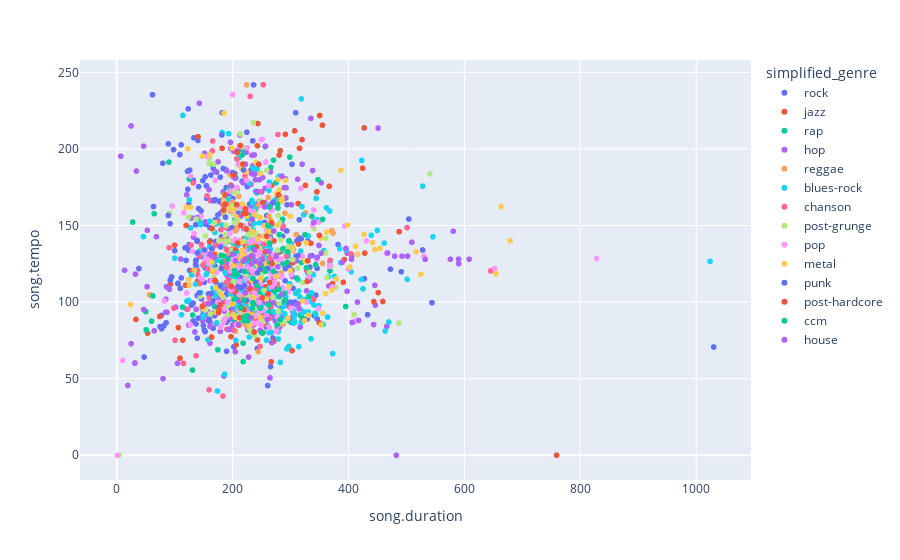

Notebook cell for this chart:
### Code cell
# let's try other parameters then:

px.scatter(data_frame = more_than_n_songs(data, 10), x = 'song.duration', y= 'song.tempo', hover_name = 'artist.terms', color = 'simplified_genre')

### Figure 1 — Plotly figure (JSON) as saved in the notebook; plotly's stock layout.template omitted (floating-point values rounded to 4 significant figures; data arrays with more than 128 entries replaced by an {"elided": "..."} marker saying what was removed)
{"data": [{"hovertemplate": "<b>%{hovertext}</b><br><br>simplified_genre=rock<br>song.duration=%{x}<br>song.tempo=%{y}<extra></extra>", "hovertext": {"elided": "233 str values"}, "legendgroup": "rock", "marker": {"color": "#636efa", "symbol": "circle"}, "mode": "markers", "name": "rock", "showlegend": true, "type": "scattergl", "x": {"elided": "233 float values"}, "xaxis": "x", "y": {"elided": "233 float values"}, "yaxis": "y"}, {"hovertemplate": "<b>%{hovertext}</b><br><br>simplified_genre=jazz<br>song.duration=%{x}<br>song.tempo=%{y}<extra></extra>", "hovertext": ["latin jazz", "latin jazz", "latin jazz", "latin jazz", "latin jazz", "latin jazz", "latin jazz", "latin jazz", "latin jazz", "latin jazz", "latin jazz", "latin jazz", "latin jazz", "latin jazz", "latin jazz", "latin jazz", "latin jazz", "latin jazz", "latin jazz", "latin jazz", "latin jazz", "latin jazz", "latin jazz", "latin jazz", "latin jazz", "latin jazz", "latin jazz", "latin jazz", "latin jazz", "latin jazz", "latin jazz", "latin jazz", "latin jazz", "latin jazz", "latin jazz", "latin jazz", "latin jazz", "latin jazz", "latin jazz", "latin jazz", "latin jazz", "latin jazz", "latin jazz", "latin jazz", "latin jazz", "latin jazz", "latin jazz", "latin jazz", "latin jazz", "latin jazz", "latin jazz", "latin jazz", "latin jazz", "latin jazz", "latin jazz", "latin jazz", "latin jazz", "latin jazz", "latin jazz", "latin jazz", "latin jazz", "latin jazz", "latin jazz", "latin jazz", "latin jazz", "latin jazz"], "legendgroup": "jazz", "marker": {"color": "#EF553B", "symbol": "circle"}, "mode": "markers", "name": "jazz", "showlegend": true, "type": "scattergl", "x": [168.3, 198.3, 197.2, 219.7, 92.71, 238.3, 266.6, 109.2, 267.7, 197.2, 53.32, 366.7, 194.8, 230.0, 459.3, 280.7, 118.8, 206.0, 210.5, 139.5, 246.7, 302.6, 271.4, 350.3, 307.1, 319.8, 424.5, 325.7, 100.0, 315.5, 222.9, 372.4, 303.9, 349.7, 130.0, 242.9, 355.1, 242.8, 208.0, 257.3, 391.0, 335.2, 201.4, 200.1, 114.1, 428.1, 203.3, 33.2, 194.8, 228.1, 293.4, 270.8, 345.5, 487.3, 280.3, 277.2, 427.1, 231.0, 392.9, 282.2, 1.227, 451.3, 291.0, 313.0, 195.9, 243.4], "xaxis": "x", "y": [127.0, 133.0, 159.2, 141.4, 111.7, 138.7, 61.02, 63.33, 176.3, 176.3, 79.69, 175.6, 118.3, 111.6, 100.4, 132.6, 111.0, 72.07, 106.7, 113.6, 137.8, 68.33, 139.9, 221.8, 211.8, 206.1, 187.4, 176.2, 137.1, 200.4, 136.2, 112.0, 125.7, 86.45, 120.4, 92.4, 215.5, 75.3, 173.6, 110.1, 112.9, 138.4, 124.4, 118.6, 75.11, 132.0, 106.8, 88.68, 89.87, 148.1, 134.8, 74.25, 172.0, 145.9, 196.0, 82.76, 213.7, 141.5, 127.7, 198.9, 0, 106.2, 209.6, 164.3, 166.0, 216.6], "yaxis": "y"}, {"hovertemplate": "<b>%{hovertext}</b><br><br>simplified_genre=rap<br>song.duration=%{x}<br>song.tempo=%{y}<extra></extra>", "hovertext": ["gangster rap", "gangster rap", "gangster rap", "gangster rap", "gangster rap", "gangster rap", "gangster rap", "gangster rap", "gangster rap", "gangster rap", "gangster rap", "gangster rap", "gangster rap", "gangster rap", "gangster rap", "gangster rap", "gangster rap", "gangster rap", "gangster rap", "gangster rap", "gangster rap", "gangster rap", "gangster rap", "gangster rap", "gangster rap", "gangster rap", "gangster rap", "gangster rap", "gangster rap", "gangster rap", "gangster rap", "gangster rap", "gangster rap", "gangster rap", "gangster rap", "gangster rap", "gangster rap", "gangster rap", "gangster rap", "gangster rap", "gangster rap", "gangster rap", "gangster rap", "gangster rap", "gangster rap", "gangster rap", "gangster rap", "gangster rap", "gangster rap", "gangster rap", "gangster rap", "gangster rap", "gangster rap", "gangster rap", "gangster rap", "gangster rap", "gangster rap", "gangster rap", "gangster rap", "gangster rap", "gangster rap", "gangster rap"], "legendgroup": "rap", "marker": {"color": "#00cc96", "symbol": "circle"}, "mode": "markers", "name": "rap", "showlegend": true, "type": "scattergl", "x": [269.8, 205.6, 286.3, 168.8, 316.7, 193.6, 255.7, 50.91, 125.4, 245.7, 277.0, 243.5, 250.7, 224.6, 203.1, 247.6, 201.0, 211.6, 298.0, 243.4, 235.2, 259.4, 255.8, 195.7, 368.0, 211.3, 50.15, 216.6, 208.0, 264.6, 318.8, 217.4, 272.5, 60.21, 233.4, 274.9, 250.3, 217.6, 224.3, 246.3, 208.3, 259.7, 259.1, 283.6, 90.15, 218.0, 330.1, 235.2, 274.1, 27.69, 232.2, 165.2, 247.8, 256.2, 258.9, 255.6, 64.65, 266.1, 253.0, 213.8, 237.0, 319.9], "xaxis": "x", "y": [90.22, 181.1, 154.1, 97.1, 91.69, 174.0, 101.2, 81.9, 180.3, 93.98, 167.9, 93.17, 85.37, 103.4, 88.06, 106.4, 90.16, 100.8, 87.75, 171.8, 159.5, 114.8, 121.9, 91.56, 120.4, 86.98, 93.78, 199.7, 103.6, 93.98, 125.8, 157.7, 107.0, 87.6, 110.9, 177.9, 98.43, 93.95, 122.0, 96.71, 115.7, 124.7, 104.1, 85.9, 191.4, 73.18, 93.5, 80.86, 91.91, 152.2, 158.1, 189.8, 91.98, 201.5, 148.9, 92.65, 157.7, 188.0, 91.0, 96.57, 142.8, 90.09], "yaxis": "y"}, {"hovertemplate": "<b>%{hovertext}</b><br><br>simplified_genre=hop<br>song.duration=%{x}<br>song.tempo=%{y}<extra></extra>", "hovertext": {"elided": "219 str values"}, "legendgroup": "hop", "marker": {"color": "#ab63fa", "symbol": "circle"}, "mode": "markers", "name": "hop", "showlegend": true, "type": "scattergl", "x": {"elided": "219 float values"}, "xaxis": "x", "y": {"elided": "219 float values"}, "yaxis": "y"}, {"hovertemplate": "<b>%{hovertext}</b><br><br>simplified_genre=reggae<br>song.duration=%{x}<br>song.tempo=%{y}<extra></extra>", "hovertext": ["roots reggae", "roots reggae", "roots reggae", "roots reggae", "roots reggae", "roots reggae", "roots reggae", "roots reggae", "roots reggae", "roots reggae", "roots reggae", "roots reggae", "roots reggae", "roots reggae", "roots reggae", "roots reggae", "roots reggae", "roots reggae", "roots reggae", "roots reggae", "roots reggae", "roots reggae", "roots reggae", "roots reggae", "roots reggae", "roots reggae", "roots reggae", "roots reggae", "roots reggae", "roots reggae", "roots reggae", "roots reggae", "roots reggae", "roots reggae", "roots reggae", "roots reggae", "roots reggae", "roots reggae", "roots reggae", "roots reggae", "roots reggae", "roots reggae", "roots reggae", "roots reggae", "roots reggae", "roots reggae", "roots reggae", "roots reggae", "roots reggae", "roots reggae", "roots reggae", "roots reggae", "roots reggae", "roots reggae", "roots reggae", "roots reggae", "roots reggae", "roots reggae"], "legendgroup": "reggae", "marker": {"color": "#FFA15A", "symbol": "circle"}, "mode": "markers", "name": "reggae", "showlegend": true, "type": "scattergl", "x": [176.3, 215.3, 224.3, 234.4, 214.4, 204.9, 373.3, 193.9, 237.5, 185.5, 146.9, 235.0, 287.7, 238.2, 193.1, 226.4, 231.5, 244.3, 247.2, 256.8, 355.2, 283.7, 202.0, 309.8, 207.9, 217.9, 273.9, 210.9, 290.4, 216.7, 186.0, 234.5, 204.4, 186.8, 261.4, 204.8, 262.5, 214.3, 255.5, 326.0, 225.8, 239.1, 270.1, 371.1, 199.1, 56.84, 184.5, 280.9, 206.8, 199.8, 185.0, 240.5, 225.0, 266.1, 219.4, 244.0, 223.3, 196.2], "xaxis": "x", "y": [151.9, 163.4, 241.9, 102.1, 124.8, 146.4, 145.1, 163.8, 158.6, 122.4, 135.0, 137.7, 85.73, 92.64, 132.1, 154.6, 153.1, 67.61, 165.9, 85.99, 125.2, 119.0, 136.7, 144.1, 148.4, 101.8, 115.8, 169.0, 158.1, 105.3, 167.9, 131.1, 154.0, 164.9, 168.2, 81.03, 156.1, 139.0, 86.75, 158.2, 83.83, 134.9, 118.1, 146.6, 139.5, 104.8, 158.0, 167.3, 152.9, 165.5, 141.3, 160.7, 135.7, 153.3, 85.81, 162.6, 148.0, 183.0], "yaxis": "y"}, {"hovertemplate": "<b>%{hovertext}</b><br><br>simplified_genre=blues-rock<br>song.duration=%{x}<br>song.tempo=%{y}<extra></extra>", "hovertext": {"elided": "220 str values"}, "legendgroup": "blues-rock", "marker": {"color": "#19d3f3", "symbol": "circle"}, "mode": "markers", "name": "blues-rock", "showlegend": true, "type": "scattergl", "x": {"elided": "220 float values"}, "xaxis": "x", "y": {"elided": "220 float values"}, "yaxis": "y"}, {"hovertemplate": "<b>%{hovertext}</b><br><br>simplified_genre=chanson<br>song.duration=%{x}<br>song.tempo=%{y}<extra></extra>", "hovertext": ["chanson", "chanson", "chanson", "chanson", "chanson", "chanson", "chanson", "chanson", "chanson", "chanson", "chanson", "chanson", "chanson", "chanson", "chanson", "chanson", "chanson", "chanson", "chanson", "chanson", "chanson", "chanson", "chanson", "chanson", "chanson", "chanson", "chanson", "chanson", "chanson", "chanson", "chanson", "chanson", "chanson", "chanson", "chanson", "chanson", "chanson", "chanson", "chanson", "chanson", "chanson", "chanson", "chanson", "chanson", "chanson", "chanson", "chanson", "chanson", "chanson", "chanson", "chanson", "chanson", "chanson", "chanson", "chanson", "chanson", "chanson", "chanson", "chanson", "chanson", "chanson", "chanson", "chanson", "chanson", "chanson", "chanson", "chanson", "chanson", "chanson", "chanson", "chanson", "chanson", "chanson", "chanson", "chanson", "chanson", "chanson", "chanson", "chanson", "chanson", "chanson", "chanson", "chanson", "chanson", "chanson", "chanson", "chanson", "chanson", "chanson", "chanson", "chanson", "chanson", "chanson", "chanson", "chanson", "chanson", "chanson"], "legendgroup": "chanson", "marker": {"color": "#FF6692", "symbol": "circle"}, "mode": "markers", "name": "chanson", "showlegend": true, "type": "scattergl", "x": [254.1, 297.8, 198.9, 238.4, 159.3, 183.4, 252.8, 194.6, 246.7, 263.7, 501.1, 287.2, 175.7, 115.3, 170.2, 188.9, 146.2, 225.0, 202.6, 232.4, 189.4, 264.9, 340.2, 98.66, 165.7, 404.5, 184.8, 236.1, 214.5, 197.3, 191.7, 252.9, 212.1, 255.7, 128.3, 224.4, 90.46, 140.3, 190.7, 163.1, 139.6, 327.7, 179.7, 192.3, 100.8, 159.6, 247.1, 132.1, 142.9, 162.3, 158.5, 165.0, 298.9, 192.7, 227.4, 152.8, 253.0, 148.7, 172.2, 122.3, 253.6, 221.4, 202.9, 190.0, 175.1, 234.4, 227.6, 243.6, 199.1, 189.4, 159.8, 211.6, 368.4, 278.1, 172.9, 292.9, 179.8, 247.3, 189.9, 157.9, 230.2, 277.2, 183.2, 151.1, 225.9, 230.2, 189.9, 201.2, 238.1, 645.4, 266.3, 143.5, 137.0, 235.0, 207.2, 162.8, 156.0], "xaxis": "x", "y": [137.9, 140.2, 107.1, 88.02, 42.65, 38.64, 91.01, 110.2, 172.1, 89.39, 148.6, 149.6, 109.8, 59.98, 137.2, 134.6, 137.6, 100.3, 160.1, 83.12, 148.6, 128.5, 101.9, 96.08, 205.2, 131.5, 126.3, 119.0, 130.3, 134.2, 112.2, 241.9, 110.0, 85.95, 137.1, 122.5, 135.5, 117.5, 140.4, 120.2, 120.6, 120.7, 147.3, 122.2, 75.06, 103.0, 130.3, 177.8, 130.2, 166.1, 99.36, 198.7, 96.52, 114.5, 121.8, 127.0, 80.08, 124.1, 131.0, 95.26, 85.44, 182.4, 109.0, 82.29, 137.5, 99.75, 105.9, 143.1, 93.26, 112.8, 128.0, 94.99, 127.3, 209.4, 152.3, 129.9, 130.3, 71.08, 99.84, 121.9, 234.4, 111.7, 163.6, 98.73, 89.01, 104, 122.8, 81.69, 108.2, 120.4, 97.01, 112.0, 64.96, 140.4, 193.4, 131.6, 169.3], "yaxis": "y"}, {"hovertemplate": "<b>%{hovertext}</b><br><br>simplified_genre=post-grunge<br>song.duration=%{x}<br>song.tempo=%{y}<extra></extra>", "hovertext": ["post-grunge", "post-grunge", "post-grunge", "post-grunge", "post-grunge", "post-grunge", "post-grunge", "post-grunge", "post-grunge", "post-grunge", "post-grunge", "post-grunge", "post-grunge", "post-grunge", "post-grunge", "post-grunge", "post-grunge", "post-grunge", "post-grunge", "post-grunge", "post-grunge", "post-grunge", "post-grunge", "post-grunge", "post-grunge", "post-grunge", "post-grunge", "post-grunge", "post-grunge", "post-grunge", "post-grunge", "post-grunge", "post-grunge", "post-grunge", "post-grunge", "post-grunge", "post-grunge", "post-grunge", "post-grunge", "post-grunge", "post-grunge", "post-grunge", "post-grunge", "post-grunge", "post-grunge", "post-grunge", "post-grunge", "post-grunge", "post-grunge", "post-grunge", "post-grunge", "post-grunge", "post-grunge", "post-grunge", "post-grunge", "post-grunge", "post-grunge", "post-grunge", "post-grunge", "post-grunge", "post-grunge", "post-grunge", "post-grunge", "post-grunge", "post-grunge", "post-grunge", "post-grunge", "post-grunge", "post-grunge", "post-grunge", "post-grunge", "post-grunge", "post-grunge", "post-grunge", "post-grunge", "post-grunge", "post-grunge", "post-grunge", "post-grunge", "post-grunge", "post-grunge", "post-grunge", "post-grunge", "post-grunge", "post-grunge", "post-grunge", "post-grunge", "post-grunge", "post-grunge", "post-grunge", "post-grunge", "post-grunge", "post-grunge", "post-grunge", "post-grunge", "post-grunge", "post-grunge", "post-grunge", "post-grunge", "post-grunge", "post-grunge", "post-grunge", "post-grunge", "post-grunge", "post-grunge", "post-grunge", "post-grunge", "post-grunge", "post-grunge", "post-grunge"], "legendgroup": "post-grunge", "marker": {"color": "#B6E880", "symbol": "circle"}, "mode": "markers", "name": "post-grunge", "showlegend": true, "type": "scattergl", "x": [292.8, 254.8, 177.2, 240.0, 377.7, 195.4, 201.9, 230.4, 362.6, 218.6, 269.7, 209.0, 258.9, 198.8, 312.1, 153.7, 137.0, 304.0, 191.9, 212.9, 165.4, 225.7, 280.0, 3.996, 229.5, 222.3, 210.1, 219.7, 187.3, 176.4, 332.9, 207.6, 231.5, 238.1, 228.8, 169.0, 213.1, 215.8, 228.0, 167.3, 241.4, 159.4, 321.0, 161.8, 300.7, 173.2, 233.1, 188.6, 230.1, 409.8, 167.4, 200.0, 286.4, 252.8, 260.9, 277.9, 190.9, 272.0, 487.0, 340.5, 232.3, 167.2, 283.2, 249.9, 312.8, 153.3, 278.9, 540.4, 248.8, 188.7, 249.7, 361.0, 206.9, 296.0, 160.5, 223.3, 278.0, 369.6, 235.7, 220.8, 278.6, 249.3, 361.0, 174.1, 230.1, 216.8, 226.9, 231.4, 237.2, 165.3, 281.1, 123.9, 241.8, 232.7, 232.1, 200.1, 209.0, 91.32, 246.8, 278.6, 183.1, 235.7, 187.8, 203.2, 187.8, 232.2, 183.7, 144.1, 201.3, 199.4], "xaxis": "x", "y": [133.3, 107.5, 106.7, 144.8, 109.7, 140.3, 113.3, 86.82, 116.0, 157.9, 103.0, 128.7, 186.0, 133.9, 122.2, 95.11, 154.2, 127.7, 97.64, 209.7, 147.5, 103.6, 99.06, 0, 82.28, 161.5, 189.6, 139.8, 139.7, 140.1, 119.5, 171.6, 103.0, 77.89, 86.84, 151.8, 91.92, 164.0, 148.0, 120.1, 156.5, 190.6, 112.7, 92.3, 135.9, 121.0, 80.01, 138.6, 91.97, 91.85, 190.0, 171.8, 87.11, 87.5, 122.8, 125.0, 91.14, 112.4, 86.31, 148.0, 98.0, 116.1, 140.7, 118.0, 130.3, 143.2, 85.79, 183.7, 166.1, 150.1, 120.6, 141.8, 162.0, 136.1, 194.1, 116.9, 134.0, 123.3, 217.1, 130.6, 94.08, 87.15, 132.0, 111.9, 108.0, 201.3, 143.9, 100.0, 95.95, 120.9, 151.7, 155.5, 91.23, 122.0, 143.7, 162.9, 153.8, 158.0, 135.0, 156.6, 87.68, 142.9, 156.2, 151.8, 144.0, 131.9, 103.1, 103.8, 125.6, 158.2], "yaxis": "y"}, {"hovertemplate": "<b>%{hovertext}</b><br><br>simplified_genre=pop<br>song.duration=%{x}<br>song.tempo=%{y}<extra></extra>", "hovertext": {"elided": "159 str values"}, "legendgroup": "pop", "marker": {"color": "#FF97FF", "symbol": "circle"}, "mode": "markers", "name": "pop", "showlegend": true, "type": "scattergl", "x": {"elided": "159 float values"}, "xaxis": "x", "y": {"elided": "159 float values"}, "yaxis": "y"}, {"hovertemplate": "<b>%{hovertext}</b><br><br>simplified_genre=metal<br>song.duration=%{x}<br>song.tempo=%{y}<extra></extra>", "hovertext": ["alternative metal", "heavy metal", "alternative metal", "alternative metal", "alternative metal", "alternative metal", "heavy metal", "alternative metal", "alternative metal", "alternative metal", "heavy metal", "heavy metal", "heavy metal", "heavy metal", "alternative metal", "alternative metal", "alternative metal", "alternative metal", "alternative metal", "heavy metal", "heavy metal", "alternative metal", "alternative metal", "heavy metal", "heavy metal", "alternative metal", "alternative metal", "heavy metal", "heavy metal", "heavy metal", "heavy metal", "alternative metal", "alternative metal", "alternative metal", "heavy metal", "heavy metal", "alternative metal", "alternative metal", "heavy metal", "heavy metal", "heavy metal", "heavy metal", "heavy metal", "heavy metal", "heavy metal", "heavy metal", "alternative metal", "alternative metal", "heavy metal", "heavy metal", "heavy metal", "alternative metal", "heavy metal", "alternative metal", "heavy metal", "heavy metal", "heavy metal", "alternative metal", "heavy metal", "alternative metal", "heavy metal", "alternative metal", "alternative metal", "alternative metal", "heavy metal", "alternative metal", "heavy metal", "heavy metal", "heavy metal", "heavy metal", "alternative metal", "heavy metal", "heavy metal", "heavy metal", "heavy metal", "alternative metal", "heavy metal", "heavy metal", "heavy metal", "heavy metal", "heavy metal", "alternative metal", "alternative metal", "heavy metal", "heavy metal", "heavy metal", "heavy metal", "heavy metal", "heavy metal", "heavy metal", "heavy metal", "alternative metal", "alternative metal", "alternative metal", "alternative metal", "alternative metal", "alternative metal", "alternative metal", "heavy metal", "heavy metal", "alternative metal", "alternative metal", "alternative metal", "heavy metal", "alternative metal", "alternative metal", "heavy metal", "alternative metal", "alternative metal", "heavy metal", "heavy metal"], "legendgroup": "metal", "marker": {"color": "#FECB52", "symbol": "circle"}, "mode": "markers", "name": "metal", "showlegend": true, "type": "scattergl", "x": [654.3, 201.1, 233.6, 215.5, 172.2, 180.5, 254.0, 280.2, 212.3, 321.2, 255.0, 210.9, 237.1, 276.5, 260.3, 133.8, 219.8, 325.1, 148.9, 524.9, 212.8, 171.6, 165.5, 248.6, 398.4, 127.5, 678.8, 371.2, 235.7, 297.5, 240.7, 119.8, 291.4, 200.4, 276.0, 248.0, 247.7, 262.9, 299.6, 125.5, 412.1, 215.8, 242.9, 441.5, 258.3, 454.1, 240.4, 205.7, 663.2, 236.4, 268.4, 360.8, 260.0, 185.2, 186.1, 233.7, 386.7, 224.0, 324.2, 355.6, 260.6, 516.6, 352.0, 295.3, 278.9, 264.0, 244.0, 205.1, 229.0, 201.7, 254.3, 252.9, 353.0, 379.1, 193.7, 201.3, 302.2, 299.9, 122.7, 285.2, 426.8, 415.8, 214.5, 285.0, 304.2, 184.6, 248.2, 200.6, 234.9, 214.3, 199.1, 217.6, 248.1, 229.6, 215.4, 331.4, 362.3, 23.88, 276.7, 147.5, 124.1, 217.6, 327.2, 445.2, 160.5, 223.8, 233.0, 171.1, 163.9, 402.4, 201.4], "xaxis": "x", "y": [118.4, 102.3, 89.78, 188.9, 131.1, 105.0, 127.7, 173.2, 85.03, 100.6, 149.9, 89.02, 156.7, 150.0, 140.0, 120.7, 91.01, 126.8, 95.61, 118.1, 128.0, 93.46, 120.2, 115.3, 150.3, 161.9, 140.1, 107.9, 115.4, 110.1, 126.1, 161.9, 179.4, 98.78, 170.8, 184.0, 155.2, 146.0, 156.0, 111.0, 136.5, 133.6, 124.3, 138.8, 102.1, 135.2, 191.1, 155.8, 162.4, 103.0, 145.9, 105.5, 132.1, 223.4, 170.1, 114.1, 186.1, 156.0, 87.9, 92.73, 146.1, 132.9, 141.8, 89.48, 180.1, 151.5, 141.1, 90.07, 85.16, 123.8, 125.1, 143.1, 85.24, 115.1, 161.0, 160.1, 133.4, 120.6, 200.1, 165.7, 144.3, 131.3, 139.2, 167.9, 135.6, 166.0, 124.0, 91.86, 145.9, 95.03, 200.5, 164.0, 89.96, 92.1, 187.4, 91.37, 145.7, 98.39, 116.8, 195.3, 114.6, 130.9, 138.7, 134.2, 196.2, 185.0, 90.13, 109.4, 126.1, 122.8, 121.7], "yaxis": "y"}, {"hovertemplate": "<b>%{hovertext}</b><br><br>simplified_genre=punk<br>song.duration=%{x}<br>song.tempo=%{y}<extra></extra>", "hovertext": ["hardcore punk", "hardcore punk", "hardcore punk", "hardcore punk", "hardcore punk", "hardcore punk", "hardcore punk", "hardcore punk", "hardcore punk", "hardcore punk", "hardcore punk", "hardcore punk", "hardcore punk", "hardcore punk", "hardcore punk", "hardcore punk", "hardcore punk", "hardcore punk", "hardcore punk", "hardcore punk", "hardcore punk", "hardcore punk", "hardcore punk", "hardcore punk", "hardcore punk", "hardcore punk", "hardcore punk", "hardcore punk", "hardcore punk", "hardcore punk", "hardcore punk", "hardcore punk", "hardcore punk", "hardcore punk", "hardcore punk", "hardcore punk", "hardcore punk", "hardcore punk", "hardcore punk", "hardcore punk", "hardcore punk", "hardcore punk", "hardcore punk", "hardcore punk", "hardcore punk", "hardcore punk", "hardcore punk", "hardcore punk", "hardcore punk", "hardcore punk", "hardcore punk", "hardcore punk", "hardcore punk", "hardcore punk", "hardcore punk", "hardcore punk", "hardcore punk", "hardcore punk", "hardcore punk", "hardcore punk"], "legendgroup": "punk", "marker": {"color": "#636efa", "symbol": "circle"}, "mode": "markers", "name": "punk", "showlegend": true, "type": "scattergl", "x": [140.7, 218.8, 260.8, 137.0, 1030.0, 290.6, 85.26, 125.9, 180.8, 136.1, 139.2, 119.7, 61.83, 269.8, 214.9, 164.2, 179.1, 171.1, 88.89, 179.2, 174.8, 118.0, 141.5, 94.67, 138.5, 98.12, 79.52, 138.8, 151.7, 187.7, 122.2, 181.6, 89.23, 100.0, 109.0, 63.53, 136.4, 122.6, 92.37, 105.8, 312.6, 239.9, 200.1, 242.9, 223.7, 247.6, 178.7, 220.5, 163.2, 92.19, 142.7, 133.3, 111.2, 141.2, 175.4, 209.1, 169.9, 167.8, 183.9, 158.3], "xaxis": "x", "y": [89.5, 186.3, 122.0, 85.77, 70.65, 123.6, 86.54, 186.2, 121.8, 124.5, 132.0, 127.2, 235.3, 164.9, 109.5, 134.8, 110.8, 113.2, 156.6, 136.0, 156.9, 135.4, 175.4, 116.4, 139.8, 199.5, 190.6, 140.2, 134.1, 155.4, 185.5, 209.1, 203.3, 133.5, 196.3, 162.4, 127.2, 173.7, 114.4, 112.3, 130.3, 112.9, 184.6, 119.0, 101.1, 121.5, 181.6, 110.6, 105.5, 151.2, 106.0, 207.2, 202.7, 161.1, 96.7, 110.0, 166.9, 166.1, 187.2, 87.87], "yaxis": "y"}, {"hovertemplate": "<b>%{hovertext}</b><br><br>simplified_genre=post-hardcore<br>song.duration=%{x}<br>song.tempo=%{y}<extra></extra>", "hovertext": ["post-hardcore", "post-hardcore", "post-hardcore", "post-hardcore", "post-hardcore", "post-hardcore", "post-hardcore", "post-hardcore", "post-hardcore", "post-hardcore", "post-hardcore", "post-hardcore", "post-hardcore", "post-hardcore", "post-hardcore", "post-hardcore", "post-hardcore", "post-hardcore", "post-hardcore", "post-hardcore", "post-hardcore", "post-hardcore", "post-hardcore", "post-hardcore", "post-hardcore", "post-hardcore", "post-hardcore", "post-hardcore", "post-hardcore", "post-hardcore", "post-hardcore", "post-hardcore", "post-hardcore", "post-hardcore", "post-hardcore", "post-hardcore", "post-hardcore", "post-hardcore", "post-hardcore", "post-hardcore", "post-hardcore", "post-hardcore", "post-hardcore", "post-hardcore", "post-hardcore", "post-hardcore", "post-hardcore", "post-hardcore", "post-hardcore", "post-hardcore", "post-hardcore", "post-hardcore", "post-hardcore", "post-hardcore", "post-hardcore", "post-hardcore"], "legendgroup": "post-hardcore", "marker": {"color": "#EF553B", "symbol": "circle"}, "mode": "markers", "name": "post-hardcore", "showlegend": true, "type": "scattergl", "x": [229.6, 213.5, 237.4, 181.8, 443.7, 222.3, 140.4, 261.1, 175.8, 187.1, 187.0, 267.2, 329.7, 256.5, 197.3, 184.2, 268.2, 242.8, 219.8, 228.0, 210.6, 160.2, 119.8, 245.1, 212.1, 328.7, 74.34, 251.2, 106.4, 349.8, 240.8, 218.9, 163.6, 313.8, 169.6, 168.3, 759.1, 258.8, 147.6, 208.7, 252.2, 197.8, 217.5, 279.2, 176.6, 214.0, 264.0, 223.3, 223.4, 201.6, 206.8, 164.5, 228.6, 205.2, 208.2, 179.4], "xaxis": "x", "y": [108.5, 202.2, 80.41, 200.4, 100.3, 160.8, 208.0, 105.3, 93.06, 164.0, 170.0, 151.6, 126.9, 133.0, 77.4, 160.1, 125.0, 202.1, 95.25, 128.6, 84.99, 139.4, 150.0, 189.9, 89.89, 113.5, 90.62, 102.9, 83.33, 143.6, 136.1, 157.7, 77.15, 137.9, 114.2, 131.0, 0, 143.0, 97.17, 138.5, 165.0, 110.2, 190.1, 170.0, 94.94, 150.1, 112.7, 157.9, 147.7, 183.0, 163.6, 148.0, 90.1, 134.0, 197.7, 98.38], "yaxis": "y"}, {"hovertemplate": "<b>%{hovertext}</b><br><br>simplified_genre=ccm<br>song.duration=%{x}<br>song.tempo=%{y}<extra></extra>", "hovertext": ["ccm", "ccm", "ccm", "ccm", "ccm", "ccm", "ccm", "ccm", "ccm", "ccm", "ccm", "ccm", "ccm", "ccm", "ccm", "ccm", "ccm", "ccm", "ccm", "ccm", "ccm", "ccm", "ccm", "ccm", "ccm", "ccm", "ccm", "ccm", "ccm", "ccm", "ccm", "ccm", "ccm", "ccm", "ccm", "ccm", "ccm", "ccm", "ccm", "ccm", "ccm", "ccm", "ccm", "ccm", "ccm", "ccm", "ccm", "ccm", "ccm", "ccm", "ccm", "ccm", "ccm", "ccm", "ccm", "ccm", "ccm", "ccm", "ccm", "ccm", "ccm", "ccm", "ccm", "ccm", "ccm", "ccm", "ccm"], "legendgroup": "ccm", "marker": {"color": "#00cc96", "symbol": "circle"}, "mode": "markers", "name": "ccm", "showlegend": true, "type": "scattergl", "x": [270.6, 207.5, 113.8, 327.5, 278.2, 264.1, 331.3, 294.1, 184.4, 242.0, 261.0, 203.6, 181.5, 202.3, 280.4, 280.7, 249.0, 355.3, 216.8, 203.8, 277.6, 220.4, 262.2, 288.9, 347.4, 249.7, 298.7, 290.2, 297.0, 291.2, 324.9, 286.7, 343.4, 226.0, 280.0, 234.8, 289.1, 256.4, 295.2, 236.5, 180.1, 219.1, 131.1, 213.5, 234.2, 235.7, 219.5, 395.2, 225.1, 310.8, 62.28, 174.5, 234.8, 130.8, 336.9, 282.2, 276.7, 263.8, 251.3, 202.7, 223.9, 242.1, 248.3, 191.8, 218.2, 270.3, 219.0], "xaxis": "x", "y": [192.7, 118.0, 96.71, 122.4, 161.4, 162.0, 103.6, 126.0, 130.1, 171.3, 149.9, 120.5, 126.2, 118.2, 144.0, 103.6, 124.3, 154.0, 196.1, 132.0, 164.0, 120.0, 97.98, 124.8, 179.9, 80.14, 194.7, 105.8, 139.9, 100.9, 144.0, 134.9, 124.3, 87.76, 108.4, 99.64, 100.8, 120.2, 132.8, 98.94, 130.4, 101.2, 91.52, 96.09, 96.01, 135.4, 90.19, 97.11, 91.16, 115.7, 104.1, 68.83, 115.5, 55.62, 155.9, 88.55, 85.1, 138.5, 79.74, 102.0, 128.0, 110.8, 96.0, 128.0, 61.12, 120.1, 88.0], "yaxis": "y"}, {"hovertemplate": "<b>%{hovertext}</b><br><br>simplified_genre=house<br>song.duration=%{x}<br>song.tempo=%{y}<extra></extra>", "hovertext": ["progressive house", "progressive house", "progressive house", "progressive house", "progressive house", "progressive house", "progressive house", "progressive house", "progressive house", "progressive house", "progressive house", "progressive house", "progressive house", "progressive house", "progressive house", "progressive house", "progressive house", "progressive house", "progressive house", "progressive house", "progressive house", "progressive house", "progressive house", "progressive house", "progressive house", "progressive house", "progressive house", "progressive house", "progressive house", "progressive house", "progressive house", "progressive house", "progressive house", "progressive house", "progressive house", "progressive house", "progressive house", "progressive house", "progressive house", "progressive house", "progressive house", "progressive house", "progressive house", "progressive house", "progressive house", "progressive house", "progressive house", "progressive house", "progressive house", "progressive house", "progressive house", "progressive house", "progressive house", "progressive house"], "legendgroup": "house", "marker": {"color": "#ab63fa", "symbol": "circle"}, "mode": "markers", "name": "house", "showlegend": true, "type": "scattergl", "x": [389.2, 241.9, 417.6, 315.0, 159.1, 142.5, 406.2, 395.6, 270.9, 255.6, 285.2, 352.9, 218.1, 190.0, 575.8, 161.9, 346.0, 275.1, 210.2, 482.6, 492.3, 467.4, 205.1, 234.0, 278.4, 235.1, 199.9, 240.0, 590.2, 284.6, 247.1, 222.0, 608.2, 349.0, 233.4, 479.8, 168.8, 509.3, 259.9, 532.4, 193.6, 251.8, 237.5, 232.4, 232.1, 339.8, 405.1, 262.2, 443.4, 333.9, 232.4, 501.9, 222.0, 589.9], "xaxis": "x", "y": [126.0, 172.2, 88.0, 95.87, 98.82, 229.8, 86.67, 135.0, 146.4, 162.1, 182.2, 131.9, 126.8, 185.6, 128.0, 130.9, 129.1, 130.0, 85.33, 0, 130.0, 132.0, 126.9, 154.0, 123.0, 130.0, 131.3, 126.8, 125.1, 105.0, 125.1, 128.1, 128.0, 137.0, 195.9, 130.0, 129.2, 139.0, 88.74, 127.9, 81.95, 127.9, 134.0, 130.2, 89.67, 152.1, 128.0, 133.0, 85.32, 130.0, 125.0, 130.0, 106.0, 128.0], "yaxis": "y"}], "layout": {"autosize": true, "legend": {"title": {"text": "simplified_genre"}, "tracegroupgap": 0}, "margin": {"t": 60}, "xaxis": {"anchor": "y", "autorange": true, "domain": [0, 1], "range": [-60.51, 1092.0], "title": {"text": "song.duration"}, "type": "linear"}, "yaxis": {"anchor": "x", "autorange": true, "domain": [0, 1], "range": [-18.73, 260.6], "title": {"text": "song.tempo"}, "type": "linear"}}}
